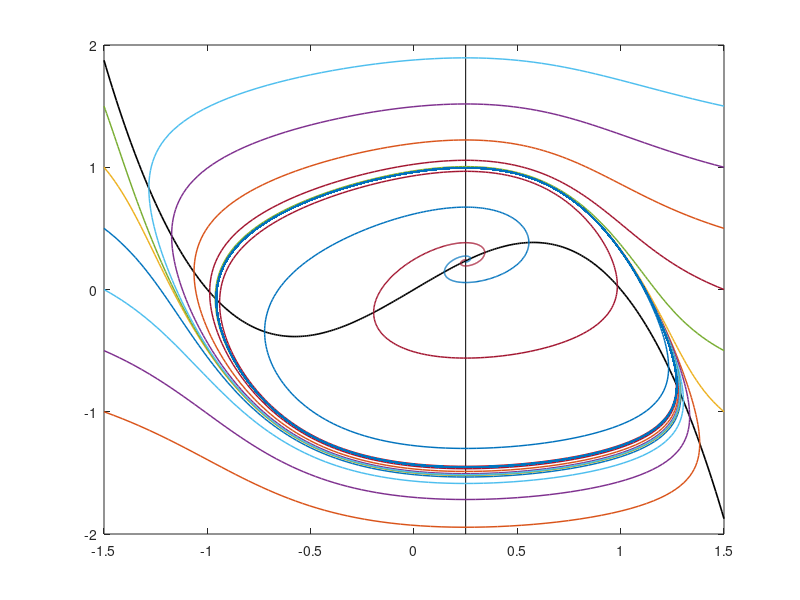
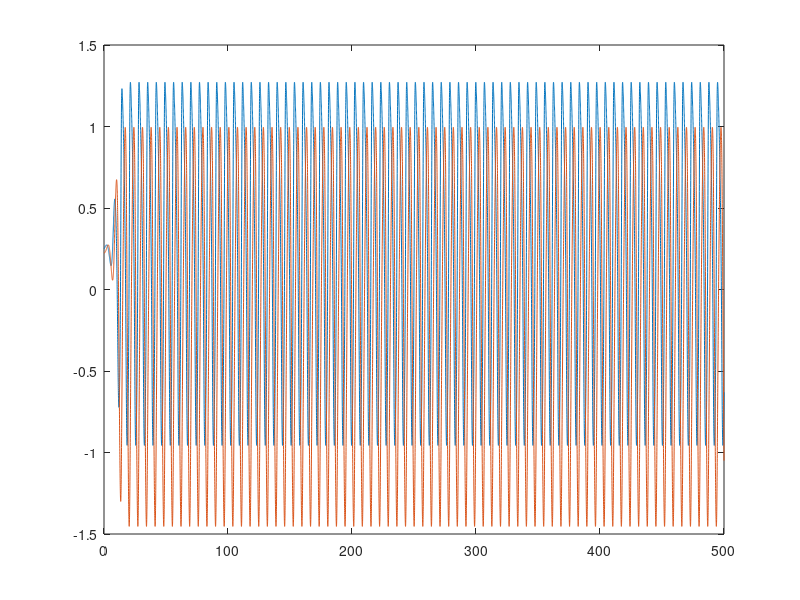

Here is the MATLAB script that generated these plots, in order:

function FitzS

% selected stream functions for simple Fitzhugh-Nagumo

a = -0.25;
I = 0.0;

ind = 0;
for xloop = -1.5:.01:1.5
    ind = ind+1;
    xx(ind) = xloop;
    Vnullcline(ind) = xloop*(1-xloop^2);
end

close all
figure(1)
plot(xx,Vnullcline,'Color','k','LineWidth',1.2)
hold on
line([-a -a],[-2 2],'Color','k')
axis([-1.5 1.5 -2 2])
options = odeset('MaxStep',.1);

for yloop = 1:6
    for xloop = 1:2
        
        x1 = -1.5 + 3*(xloop-1);
        y1 = -1 + 0.5*(yloop - 1);
        
        y0 = [x1  y1];
        tspan = [0 10];
        
        [t,y] = ode45(@f5,tspan,y0,options);
        
        plot(y(:,1),y(:,2),'LineWidth',1.05)
        
    end
end

y0 = [-a  -a*(1-a^2)+0.01];
tspan = [0 500];
[t,y] = ode45(@f5,tspan,y0,options);
plot(y(:,1),y(:,2),'LineWidth',1.05)

y0 = [-a  -a*(1-a^2)-0.01];
tspan = [0 500];
[t,y] = ode45(@f5,tspan,y0,options);
plot(y(:,1),y(:,2),'LineWidth',1.05)


axis([-1.5 1.5 -2 2])
set(gcf, 'color', 'white')

hold off

figure(2)
plot(t,y(:,1),t,y(:,2))

figure(1)
keyboard


    function yd = f5(t,y)
        
        yp(1) = y(1).*(1-y(1).^2) - y(2);
        yp(2) = a + y(1);
        
        
        yd = [yp(1);yp(2)];
        
    end     % end f5

end

